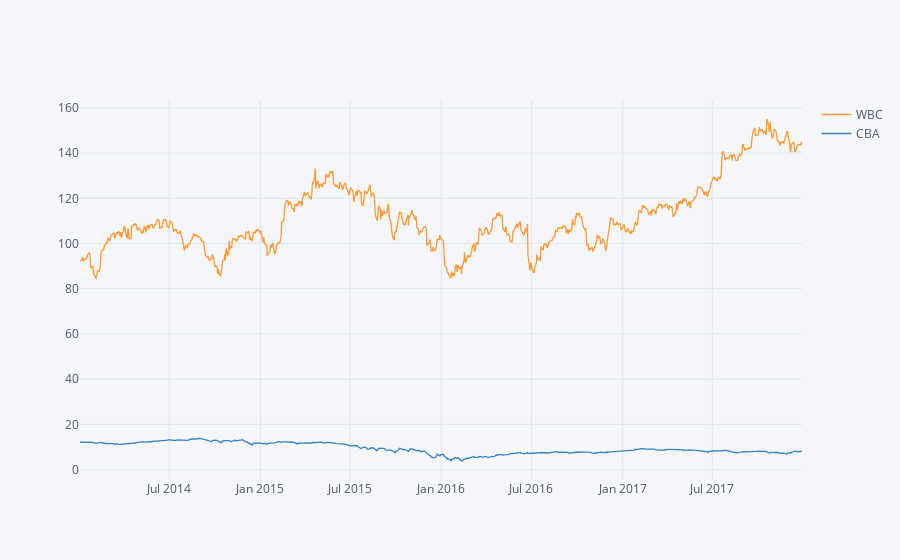

The cell this chart's notebook holds for it:
### Code cell
ins_stocks.xs(key='close',axis=1,level='Stock Info').iplot()

### Figure 1 — Plotly figure (JSON) as saved in the notebook; plotly's stock layout.template omitted (floating-point values rounded to 4 significant figures; data arrays with more than 128 entries replaced by an {"elided": "..."} marker saying what was removed)
{"data": [{"line": {"color": "rgba(255, 153, 51, 1.0)", "dash": "solid", "width": 1.3}, "mode": "lines", "name": "WBC", "text": "", "type": "scatter", "x": {"elided": "1007 str values"}, "y": {"elided": "1007 float values"}}, {"line": {"color": "rgba(55, 128, 191, 1.0)", "dash": "solid", "width": 1.3}, "mode": "lines", "name": "CBA", "text": "", "type": "scatter", "x": {"elided": "1007 str values"}, "y": {"elided": "1007 float values"}}], "layout": {"legend": {"bgcolor": "#F5F6F9", "font": {"color": "#4D5663"}}, "paper_bgcolor": "#F5F6F9", "plot_bgcolor": "#F5F6F9", "titlefont": {"color": "#4D5663"}, "xaxis1": {"gridcolor": "#E1E5ED", "showgrid": true, "tickfont": {"color": "#4D5663"}, "title": "", "titlefont": {"color": "#4D5663"}, "zerolinecolor": "#E1E5ED"}, "yaxis1": {"gridcolor": "#E1E5ED", "showgrid": true, "tickfont": {"color": "#4D5663"}, "title": "", "titlefont": {"color": "#4D5663"}, "zerolinecolor": "#E1E5ED"}}}
